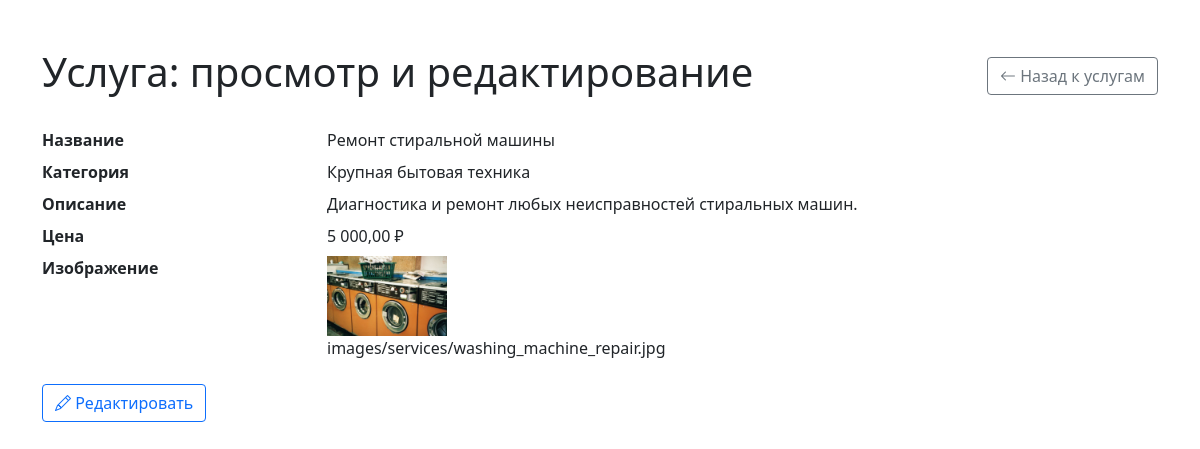
Page /admin/edit_service.php?id=1 (signed in) on the committed database.
### tables this page shows
CREATE TABLE services (
    id INT AUTO_INCREMENT PRIMARY KEY,
    category_id INT NOT NULL,
    name VARCHAR(255) NOT NULL,
    description TEXT NOT NULL,
    price DECIMAL(10, 2) NOT NULL,
    image_path VARCHAR(255) DEFAULT NULL,
    FOREIGN KEY (category_id) REFERENCES categories(id) ON DELETE CASCADE
);

CREATE TABLE categories (
    id INT AUTO_INCREMENT PRIMARY KEY,
    name VARCHAR(255) NOT NULL
);

### public/admin/edit_service.php (the view, shortened to what this page needs)
<?php
require_once '../includes/db.php';
$cat_stmt = $pdo->query('SELECT id, name FROM categories ORDER BY name');
$categories = $cat_stmt->fetchAll(PDO::FETCH_ASSOC);
$is_new = isset($_GET['new']) && $_GET['new'] == 1;
$service = [
    'id' => 0,
    'name' => '',
    'category_id' => 0,
    'description' => '',
    'price' => 0,
    'image_path' => ''
];
if (!$is_new) {
    $service_id = (int)$_GET['id'];
    $stmt = $pdo->prepare('SELECT * FROM services WHERE id = ?');
    $stmt->execute([$service_id]);
    $service = $stmt->fetch(PDO::FETCH_ASSOC);
}
$is_admin = isset($_SESSION['role']) && $_SESSION['role'] === 'admin';
$is_editor = isset($_SESSION['role']) && $_SESSION['role'] === 'editor';
?>
<!DOCTYPE html>
<html lang="ru">
<head>
    <link href="https://cdn.jsdelivr.net/npm/bootstrap@5.1.3/dist/css/bootstrap.min.css" rel="stylesheet">
    <link href="https://cdn.jsdelivr.net/npm/bootstrap-icons@1.8.1/font/bootstrap-icons.css" rel="stylesheet">
</head>
<body>
<div class="container mt-5">
    <div class="d-flex justify-content-between align-items-center mb-4">
        <h1><?= $is_new ? 'Добавление услуги' : 'Услуга: просмотр и редактирование' ?></h1>
        <a href="/admin/services.php" class="btn btn-outline-secondary">
            <i class="bi bi-arrow-left"></i> Назад к услугам
        </a>
    </div>
    <?php if ($is_new): ?>
        <?php if ($is_admin || $is_editor): ?>
        <form method="post" id="service-edit-form" enctype="multipart/form-data">
            <div class="mb-3">
                <label class="form-label">Название</label>
                <input type="text" name="name" class="form-control" required>
            </div>
            <div class="mb-3">
                <label class="form-label">Категория</label>
                <select name="category_id" class="form-select" required>
                    <option value="">Выберите категорию</option>
                    <?php foreach ($categories as $cat): ?>
                        <option value="<?= $cat['id'] ?>"><?= htmlspecialchars($cat['name']) ?></option>
                    <?php endforeach; ?>
                </select>
            </div>
            <div class="mb-3">
                <label class="form-label">Описание</label>
                <textarea name="description" class="form-control" required></textarea>
            </div>
            <div class="mb-3">
                <label class="form-label">Цена (₽)</label>
                <input type="number" name="price" class="form-control" step="0.01" min="0" required>
            </div>
            <div class="mb-3">
                <label class="form-label">Название изображения (без расширения)</label>
                <input type="text" name="image_name" class="form-control">
            </div>
            <div class="mb-3">
                <label class="form-label">Файл изображения (jpg, png, webp)</label>
                <input type="file" name="image_file" class="form-control" accept=".jpg,.jpeg,.png,.webp">
            </div>
            <div class="d-flex justify-content-between">
                <div>
                    <button type="submit" name="add_service" value="1" class="btn btn-primary">Добавить услугу</button>
                    <a href="/admin/services.php" class="btn btn-secondary">Отмена</a>
                </div>
            </div>
        </form>
        <?php else: ?>
        <div class="alert alert-info">Только просмотр. Недостаточно прав для добавления услуги.</div>
        <?php endif; ?>
    <?php else: ?>
        <div id="service-view">
            <dl class="row">
                <dt class="col-sm-3">Название</dt>
                <dd class="col-sm-9" id="view-name"><?= htmlspecialchars($service['name']) ?></dd>
                <dt class="col-sm-3">Категория</dt>
                <dd class="col-sm-9" id="view-category">
                    <?php foreach ($categories as $cat) {
                        if ($cat['id'] == $service['category_id']) {
                            echo htmlspecialchars($cat['name']);
                            break;
                        }
                    } ?>
                </dd>
                <dt class="col-sm-3">Описание</dt>
                <dd class="col-sm-9" id="view-description"><?= nl2br(htmlspecialchars($service['description'])) ?></dd>
                <dt class="col-sm-3">Цена</dt>
                <dd class="col-sm-9" id="view-price"><?= number_format($service['price'], 2, ',', ' ') ?> ₽</dd>
                <dt class="col-sm-3">Изображение</dt>
                <dd class="col-sm-9" id="view-image-path">
                    <?php if ($service['image_path']): ?>
                        <img src="/<?= htmlspecialchars($service['image_path']) ?>" alt="" style="max-width:120px;max-height:120px;">
                        <div><?= htmlspecialchars($service['image_path']) ?></div>
                    <?php else: ?>
                        <span class="text-muted">Нет изображения</span>
                    <?php endif; ?>
                </dd>
            </dl>
            <?php if ($is_admin || $is_editor): ?>
            <button class="btn btn-outline-primary" id="edit-service-btn"><i class="bi bi-pencil"></i> Редактировать</button>
            <?php endif; ?>
        </div>
    <?php endif; ?>
</div>
</body>
</html>

### rows in the picture
services: name "Ремонт стиральной машины", description "Диагностика и ремонт любых неисправностей стиральных машин.", price "5 000,00", image_path (picture), image_path "images/services/washing_machine_repair.jpg"
categories: name "Крупная бытовая техника"
